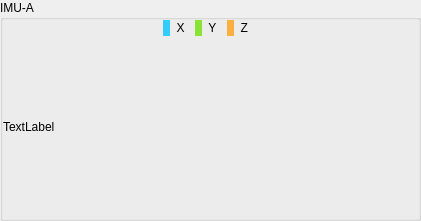
  <widget class="QGroupBox" name="data_analysis">
   <property name="geometry">
    <rect>
     <x>0</x>
     <y>400</y>
     <width>421</width>
     <height>221</height>
    </rect>
   </property>
   <property name="title">
    <string>IMU-A</string>
   </property>
   <layout class="QGridLayout" name="gridLayout_6">
    <property name="leftMargin">
     <number>0</number>
    </property>
    <property name="topMargin">
     <number>0</number>
    </property>
    <property name="rightMargin">
     <number>0</number>
    </property>
    <property name="bottomMargin">
     <number>0</number>
    </property>
    <property name="spacing">
     <number>0</number>
    </property>
    <item row="0" column="0">
     <layout class="QHBoxLayout" name="horizontalLayout_8">
      <item>
       <spacer name="horizontalSpacer_5">
        <property name="orientation">
         <enum>Qt::Horizontal</enum>
        </property>
        <property name="sizeHint" stdset="0">
         <size>
          <width>13</width>
          <height>16</height>
         </size>
        </property>
       </spacer>
      </item>
      <item>
       <widget class="QLabel" name="label_13">
        <property name="styleSheet">
         <string notr="true">background-color:#33CCFF;
border-width: 5px;
border-radius:4px;</string>
        </property>
        <property name="text">
         <string/>
        </property>
       </widget>
      </item>
      <item>
       <widget class="QLabel" name="label_14">
        <property name="text">
         <string>  X   </string>
        </property>
       </widget>
      </item>
      <item>
       <widget class="QLabel" name="label_16">
        <property name="styleSheet">
         <string notr="true">background-color: rgb(138, 226, 52);
border-radius:4px;
border-width: 5px;</string>
        </property>
        <property name="text">
         <string/>
        </property>
       </widget>
      </item>
      <item>
       <widget class="QLabel" name="label_15">
        <property name="text">
         <string>  Y   </string>
        </property>
       </widget>
      </item>
      <item>
       <widget class="QLabel" name="label_18">
        <property name="styleSheet">
         <string notr="true">background-color: rgb(252, 175, 62);
border-radius:4px;
border-width: 5px;</string>
        </property>
        <property name="text">
         <string/>
        </property>
       </widget>
      </item>
      <item>
       <widget class="QLabel" name="label_17">
        <property name="text">
         <string>  Z   </string>
        </property>
       </widget>
      </item>
      <item>
       <spacer name="horizontalSpacer_6">
        <property name="orientation">
         <enum>Qt::Horizontal</enum>
        </property>
        <property name="sizeHint" stdset="0">
         <size>
          <width>13</width>
          <height>16</height>
         </size>
        </property>
       </spacer>
      </item>
     </layout>
    </item>
    <item row="1" column="0">
     <layout class="QGridLayout" name="gridLayout">
      <property name="sizeConstraint">
       <enum>QLayout::SetNoConstraint</enum>
      </property>
      <property name="spacing">
       <number>0</number>
      </property>
      <item row="0" column="0">
       <widget class="QLabel" name="chart_label">
        <property name="sizePolicy">
         <sizepolicy hsizetype="Expanding" vsizetype="Expanding">
          <horstretch>0</horstretch>
          <verstretch>0</verstretch>
         </sizepolicy>
        </property>
        <property name="text">
         <string>TextLabel</string>
        </property>
       </widget>
      </item>
     </layout>
    </item>
   </layout>
  </widget>
